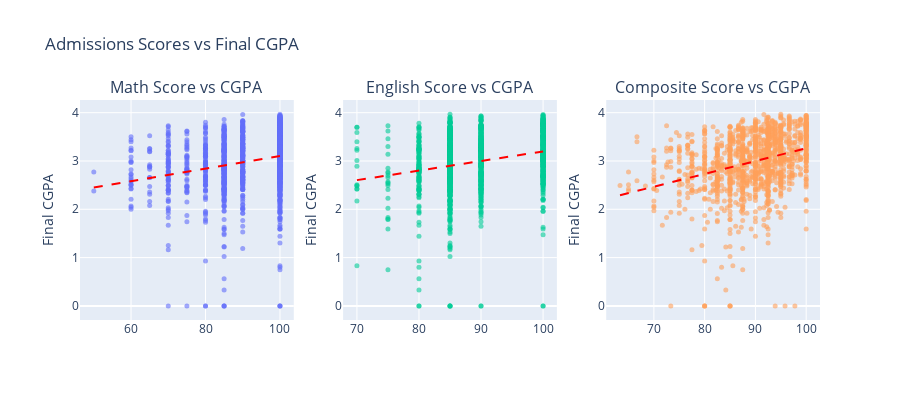
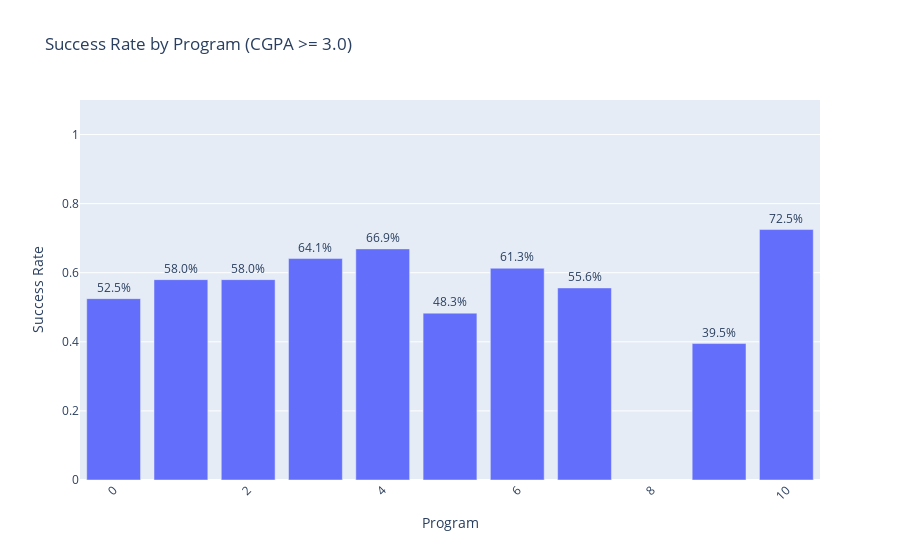
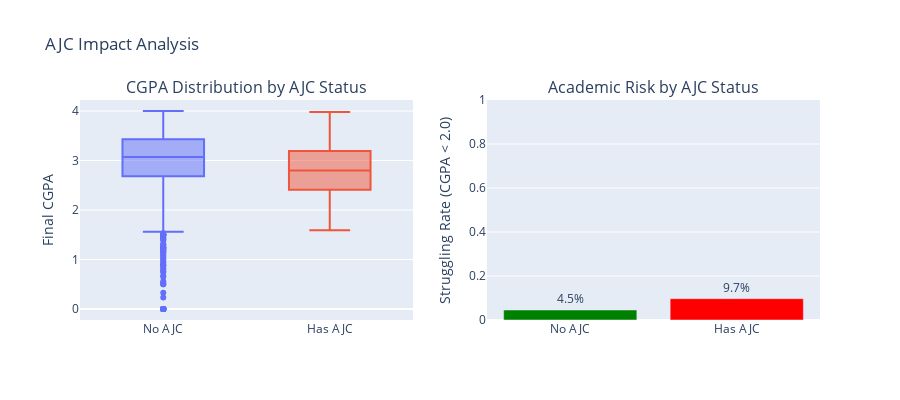

Notebook code for these charts, in order:
### Markdown cell above
### Questions 6-9: Additional Analyses

### Code cell
# Q6-9: Additional Analyses
print('\n============================================================')
print('Q6-9: Additional Analyses')
print('============================================================\n')

# ==================== Q6: Admissions Score Impact on Success ====================
print('Q6: Admissions Score Impact on Academic Success')
print('='*60)

# Analyze relationship between admissions scores and academic success
q6_data = student_summary[student_summary[['math_score', 'english_score', 'composite_score', 'final_cgpa']].notna().all(axis=1)].copy()

if len(q6_data) > 30:
    print(f'\nAnalyzing {len(q6_data)} students with complete admissions and academic data')
    
    # Correlation analysis
    from scipy.stats import pearsonr
    
    correlations = {}
    for score_type in ['math_score', 'english_score', 'composite_score']:
        corr, p_value = pearsonr(q6_data[score_type], q6_data['final_cgpa'])
        correlations[score_type] = {'correlation': corr, 'p_value': p_value}
        print(f'\n{score_type.replace("_", " ").title()} vs Final CGPA:')
        print(f'  Correlation: {corr:.3f}, p-value: {p_value:.4f}')
        if p_value < 0.05:
            print(f'  ✅ Significant correlation')
        else:
            print(f'  ❌ No significant correlation')
    
    # Visualization
    fig = make_subplots(rows=1, cols=3,
                       subplot_titles=('Math Score vs CGPA', 'English Score vs CGPA', 'Composite Score vs CGPA'))
    
    for idx, score_type in enumerate(['math_score', 'english_score', 'composite_score'], 1):
        fig.add_trace(
            go.Scatter(x=q6_data[score_type], y=q6_data['final_cgpa'],
                      mode='markers', name=score_type.replace('_', ' ').title(),
                      marker=dict(size=5, opacity=0.6)),
            row=1, col=idx
        )
        # Add trend line
        z = np.polyfit(q6_data[score_type], q6_data['final_cgpa'], 1)
        p = np.poly1d(z)
        x_trend = np.linspace(q6_data[score_type].min(), q6_data[score_type].max(), 100)
        fig.add_trace(
            go.Scatter(x=x_trend, y=p(x_trend), mode='lines',
                      name='Trend', line=dict(color='red', dash='dash')),
            row=1, col=idx
        )
    
    fig.update_layout(height=400, showlegend=False, title_text='Admissions Scores vs Final CGPA')
    fig.update_yaxes(title_text='Final CGPA')
    fig.show()
else:
    print('⚠️ Insufficient data for admissions score analysis')

# ==================== Q7: Program-Specific Success Patterns ====================
print('\n\nQ7: Program-Specific Success Patterns')
print('='*60)

q7_data = student_summary[student_summary['final_cgpa'].notna() & student_summary['final_major'].notna()].copy()

if len(q7_data) > 50:
    # Calculate success rate by program (CGPA >= 3.0)
    program_stats = q7_data.groupby('final_major').agg({
        'successful': 'mean',
        'final_cgpa': ['mean', 'std', 'count']
    }).round(3)
    
    program_stats.columns = ['Success_Rate', 'Mean_CGPA', 'Std_CGPA', 'Count']
    program_stats = program_stats[program_stats['Count'] >= 10]  # Filter programs with at least 10 students
    program_stats = program_stats.sort_values('Success_Rate', ascending=False)
    
    print(f'\nProgram Performance Summary (n={len(q7_data)} students):')
    print(program_stats)
    
    # Visualization
    fig = px.bar(program_stats.reset_index(), 
                 x='final_major', y='Success_Rate',
                 title='Success Rate by Program (CGPA >= 3.0)',
                 labels={'final_major': 'Program', 'Success_Rate': 'Success Rate'},
                 text='Success_Rate')
    fig.update_traces(texttemplate='%{text:.1%}', textposition='outside')
    fig.update_layout(xaxis_tickangle=-45, yaxis_range=[0, 1.1])
    fig.show()
else:
    print('⚠️ Insufficient data for program-specific analysis')

# ==================== Q8: Major Change Analysis ====================
print('\n\nQ8: Major Change Patterns and Impact')
print('='*60)

q8_data = student_summary[student_summary[['proposed_major', 'final_major', 'final_cgpa']].notna().all(axis=1)].copy()

if len(q8_data) > 30:
    # Calculate major change rate
    change_rate = q8_data['major_changed'].mean()
    print(f'\nAnalyzing {len(q8_data)} students')
    print(f'Major Change Rate: {change_rate:.1%}')
    
    # Compare performance between students who changed vs didn't change
    changed_cgpa = q8_data[q8_data['major_changed'] == 1]['final_cgpa']
    not_changed_cgpa = q8_data[q8_data['major_changed'] == 0]['final_cgpa']
    
    # Statistical comparison
    t_stat, p_value = ttest_ind(changed_cgpa, not_changed_cgpa)
    
    print(f'\nPerformance Comparison:')
    print(f'Changed Major - Mean CGPA: {changed_cgpa.mean():.3f}, Std: {changed_cgpa.std():.3f}, n={len(changed_cgpa)}')
    print(f'Did Not Change - Mean CGPA: {not_changed_cgpa.mean():.3f}, Std: {not_changed_cgpa.std():.3f}, n={len(not_changed_cgpa)}')
    print(f'\nT-test Results: t-statistic={t_stat:.3f}, p-value={p_value:.4f}')
    
    if p_value < 0.05:
        print('✅ Significant difference found between groups')
    else:
        print('❌ No significant difference between groups')
    
    # Visualization
    fig = make_subplots(rows=1, cols=2,
                       subplot_titles=('CGPA Distribution by Major Change Status', 'Major Change Rate'))
    
    # Box plot
    for status, label in [(0, 'No Change'), (1, 'Changed')]:
        status_data = q8_data[q8_data['major_changed'] == status]['final_cgpa']
        fig.add_trace(go.Box(y=status_data, name=label), row=1, col=1)
    
    # Pie chart for change rate
    fig.add_trace(go.Pie(labels=['No Change', 'Changed'], 
                        values=[len(not_changed_cgpa), len(changed_cgpa)],
                        hole=0.3),
                 row=1, col=2)
    
    fig.update_layout(height=400, title_text='Major Change Analysis')
    fig.show()
else:
    print('⚠️ Insufficient data for major change analysis')

# ==================== Q9: AJC Impact on Academic Performance ====================
print('\n\nQ9: AJC Impact on Academic Performance')
print('='*60)

q9_data = student_summary[student_summary['final_cgpa'].notna()].copy()

if len(q9_data) > 30:
    # Compare students with and without AJC cases
    ajc_students = q9_data[q9_data['has_ajc_case'] == 1]['final_cgpa']
    no_ajc_students = q9_data[q9_data['has_ajc_case'] == 0]['final_cgpa']
    
    print(f'\nAnalyzing {len(q9_data)} students')
    print(f'Students with AJC cases: {len(ajc_students)} ({len(ajc_students)/len(q9_data):.1%})')
    print(f'Students without AJC cases: {len(no_ajc_students)} ({len(no_ajc_students)/len(q9_data):.1%})')
    
    if len(ajc_students) > 5 and len(no_ajc_students) > 5:
        # Statistical comparison
        t_stat, p_value = ttest_ind(ajc_students, no_ajc_students)
        
        print(f'\nPerformance Statistics:')
        print(f'With AJC - Mean CGPA: {ajc_students.mean():.3f}, Std: {ajc_students.std():.3f}')
        print(f'Without AJC - Mean CGPA: {no_ajc_students.mean():.3f}, Std: {no_ajc_students.std():.3f}')
        print(f'\nT-test Results: t-statistic={t_stat:.3f}, p-value={p_value:.4f}')
        
        if p_value < 0.05:
            print('✅ Significant difference found - AJC cases impact academic performance')
        else:
            print('❌ No significant difference found')
        
        # Visualization
        fig = make_subplots(rows=1, cols=2,
                           subplot_titles=('CGPA Distribution by AJC Status', 'Academic Risk by AJC Status'))
        
        # Box plot
        for status, label in [(0, 'No AJC'), (1, 'Has AJC')]:
            status_data = q9_data[q9_data['has_ajc_case'] == status]['final_cgpa']
            fig.add_trace(go.Box(y=status_data, name=label), row=1, col=1)
        
        # Struggling rate bar chart
        struggling_by_ajc = q9_data.groupby('has_ajc_case')['struggling'].mean()
        fig.add_trace(go.Bar(x=['No AJC', 'Has AJC'], y=struggling_by_ajc.values,
                            text=struggling_by_ajc.values, texttemplate='%{text:.1%}',
                            marker=dict(color=['green', 'red'])),
                     row=1, col=2)
        
        fig.update_layout(height=400, showlegend=False, title_text='AJC Impact Analysis')
        fig.update_yaxes(title_text='Final CGPA', row=1, col=1)
        fig.update_yaxes(title_text='Struggling Rate (CGPA < 2.0)', row=1, col=2, range=[0, 1])
        fig.show()
    else:
        print('⚠️ Insufficient AJC cases for statistical comparison')
else:
    print('⚠️ Insufficient data for AJC impact analysis')

print('\n✅ Additional analyses (Q6-9) complete!')

### Figure 1 — Plotly figure (JSON) as saved in the notebook; plotly's stock layout.template omitted (floating-point values rounded to 4 significant figures; data arrays with more than 128 entries replaced by an {"elided": "..."} marker saying what was removed)
{"data": [{"marker": {"opacity": 0.6, "size": 5}, "mode": "markers", "name": "Math Score", "type": "scatter", "x": {"elided": "1364 float values"}, "xaxis": "x", "y": {"elided": "1364 float values"}, "yaxis": "y"}, {"line": {"color": "red", "dash": "dash"}, "mode": "lines", "name": "Trend", "type": "scatter", "x": [50.0, 50.51, 51.01, 51.52, 52.02, 52.53, 53.03, 53.54, 54.04, 54.55, 55.05, 55.56, 56.06, 56.57, 57.07, 57.58, 58.08, 58.59, 59.09, 59.6, 60.1, 60.61, 61.11, 61.62, 62.12, 62.63, 63.13, 63.64, 64.14, 64.65, 65.15, 65.66, 66.16, 66.67, 67.17, 67.68, 68.18, 68.69, 69.19, 69.7, 70.2, 70.71, 71.21, 71.72, 72.22, 72.73, 73.23, 73.74, 74.24, 74.75, 75.25, 75.76, 76.26, 76.77, 77.27, 77.78, 78.28, 78.79, 79.29, 79.8, 80.3, 80.81, 81.31, 81.82, 82.32, 82.83, 83.33, 83.84, 84.34, 84.85, 85.35, 85.86, 86.36, 86.87, 87.37, 87.88, 88.38, 88.89, 89.39, 89.9, 90.4, 90.91, 91.41, 91.92, 92.42, 92.93, 93.43, 93.94, 94.44, 94.95, 95.45, 95.96, 96.46, 96.97, 97.47, 97.98, 98.48, 98.99, 99.49, 100.0], "xaxis": "x", "y": [2.451, 2.457, 2.464, 2.471, 2.477, 2.484, 2.49, 2.497, 2.504, 2.51, 2.517, 2.523, 2.53, 2.537, 2.543, 2.55, 2.556, 2.563, 2.57, 2.576, 2.583, 2.589, 2.596, 2.602, 2.609, 2.616, 2.622, 2.629, 2.635, 2.642, 2.649, 2.655, 2.662, 2.668, 2.675, 2.682, 2.688, 2.695, 2.701, 2.708, 2.714, 2.721, 2.728, 2.734, 2.741, 2.747, 2.754, 2.761, 2.767, 2.774, 2.78, 2.787, 2.794, 2.8, 2.807, 2.813, 2.82, 2.827, 2.833, 2.84, 2.846, 2.853, 2.859, 2.866, 2.873, 2.879, 2.886, 2.892, 2.899, 2.906, 2.912, 2.919, 2.925, 2.932, 2.939, 2.945, 2.952, 2.958, 2.965, 2.971, 2.978, 2.985, 2.991, 2.998, 3.004, 3.011, 3.018, 3.024, 3.031, 3.037, 3.044, 3.051, 3.057, 3.064, 3.07, 3.077, 3.084, 3.09, 3.097, 3.103], "yaxis": "y"}, {"marker": {"opacity": 0.6, "size": 5}, "mode": "markers", "name": "English Score", "type": "scatter", "x": {"elided": "1364 float values"}, "xaxis": "x2", "y": {"elided": "1364 float values"}, "yaxis": "y2"}, {"line": {"color": "red", "dash": "dash"}, "mode": "lines", "name": "Trend", "type": "scatter", "x": [70.0, 70.3, 70.61, 70.91, 71.21, 71.52, 71.82, 72.12, 72.42, 72.73, 73.03, 73.33, 73.64, 73.94, 74.24, 74.55, 74.85, 75.15, 75.45, 75.76, 76.06, 76.36, 76.67, 76.97, 77.27, 77.58, 77.88, 78.18, 78.48, 78.79, 79.09, 79.39, 79.7, 80.0, 80.3, 80.61, 80.91, 81.21, 81.52, 81.82, 82.12, 82.42, 82.73, 83.03, 83.33, 83.64, 83.94, 84.24, 84.55, 84.85, 85.15, 85.45, 85.76, 86.06, 86.36, 86.67, 86.97, 87.27, 87.58, 87.88, 88.18, 88.48, 88.79, 89.09, 89.39, 89.7, 90.0, 90.3, 90.61, 90.91, 91.21, 91.52, 91.82, 92.12, 92.42, 92.73, 93.03, 93.33, 93.64, 93.94, 94.24, 94.55, 94.85, 95.15, 95.45, 95.76, 96.06, 96.36, 96.67, 96.97, 97.27, 97.58, 97.88, 98.18, 98.48, 98.79, 99.09, 99.39, 99.7, 100.0], "xaxis": "x2", "y": [2.603, 2.609, 2.615, 2.621, 2.627, 2.633, 2.639, 2.645, 2.651, 2.657, 2.663, 2.669, 2.675, 2.681, 2.687, 2.693, 2.699, 2.705, 2.711, 2.717, 2.723, 2.729, 2.735, 2.741, 2.747, 2.753, 2.759, 2.765, 2.771, 2.777, 2.783, 2.789, 2.795, 2.801, 2.807, 2.813, 2.819, 2.825, 2.831, 2.837, 2.843, 2.849, 2.855, 2.861, 2.867, 2.873, 2.879, 2.885, 2.891, 2.897, 2.903, 2.909, 2.915, 2.921, 2.927, 2.933, 2.939, 2.945, 2.951, 2.957, 2.963, 2.969, 2.975, 2.981, 2.987, 2.993, 2.999, 3.005, 3.011, 3.017, 3.023, 3.029, 3.035, 3.041, 3.047, 3.053, 3.059, 3.065, 3.071, 3.077, 3.083, 3.089, 3.095, 3.101, 3.107, 3.113, 3.119, 3.125, 3.131, 3.137, 3.143, 3.149, 3.155, 3.161, 3.167, 3.173, 3.179, 3.185, 3.191, 3.197], "yaxis": "y2"}, {"marker": {"opacity": 0.6, "size": 5}, "mode": "markers", "name": "Composite Score", "type": "scatter", "x": {"elided": "1364 float values"}, "xaxis": "x3", "y": {"elided": "1364 float values"}, "yaxis": "y3"}, {"line": {"color": "red", "dash": "dash"}, "mode": "lines", "name": "Trend", "type": "scatter", "x": [63.33, 63.7, 64.07, 64.44, 64.81, 65.19, 65.56, 65.93, 66.3, 66.67, 67.04, 67.41, 67.78, 68.15, 68.52, 68.89, 69.26, 69.63, 70.0, 70.37, 70.74, 71.11, 71.48, 71.85, 72.22, 72.59, 72.96, 73.33, 73.7, 74.07, 74.44, 74.81, 75.19, 75.56, 75.93, 76.3, 76.67, 77.04, 77.41, 77.78, 78.15, 78.52, 78.89, 79.26, 79.63, 80.0, 80.37, 80.74, 81.11, 81.48, 81.85, 82.22, 82.59, 82.96, 83.33, 83.7, 84.07, 84.44, 84.81, 85.19, 85.56, 85.93, 86.3, 86.67, 87.04, 87.41, 87.78, 88.15, 88.52, 88.89, 89.26, 89.63, 90.0, 90.37, 90.74, 91.11, 91.48, 91.85, 92.22, 92.59, 92.96, 93.33, 93.7, 94.07, 94.44, 94.81, 95.19, 95.56, 95.93, 96.3, 96.67, 97.04, 97.41, 97.78, 98.15, 98.52, 98.89, 99.26, 99.63, 100.0], "xaxis": "x3", "y": [2.291, 2.301, 2.311, 2.32, 2.33, 2.34, 2.35, 2.36, 2.369, 2.379, 2.389, 2.399, 2.409, 2.419, 2.428, 2.438, 2.448, 2.458, 2.468, 2.477, 2.487, 2.497, 2.507, 2.517, 2.527, 2.536, 2.546, 2.556, 2.566, 2.576, 2.585, 2.595, 2.605, 2.615, 2.625, 2.635, 2.644, 2.654, 2.664, 2.674, 2.684, 2.693, 2.703, 2.713, 2.723, 2.733, 2.743, 2.752, 2.762, 2.772, 2.782, 2.792, 2.801, 2.811, 2.821, 2.831, 2.841, 2.851, 2.86, 2.87, 2.88, 2.89, 2.9, 2.909, 2.919, 2.929, 2.939, 2.949, 2.959, 2.968, 2.978, 2.988, 2.998, 3.008, 3.017, 3.027, 3.037, 3.047, 3.057, 3.067, 3.076, 3.086, 3.096, 3.106, 3.116, 3.126, 3.135, 3.145, 3.155, 3.165, 3.175, 3.184, 3.194, 3.204, 3.214, 3.224, 3.234, 3.243, 3.253, 3.263], "yaxis": "y3"}], "layout": {"annotations": [{"font": {"size": 16}, "showarrow": false, "text": "Math Score vs CGPA", "x": 0.1444, "xanchor": "center", "xref": "paper", "y": 1, "yanchor": "bottom", "yref": "paper"}, {"font": {"size": 16}, "showarrow": false, "text": "English Score vs CGPA", "x": 0.5, "xanchor": "center", "xref": "paper", "y": 1, "yanchor": "bottom", "yref": "paper"}, {"font": {"size": 16}, "showarrow": false, "text": "Composite Score vs CGPA", "x": 0.8556, "xanchor": "center", "xref": "paper", "y": 1, "yanchor": "bottom", "yref": "paper"}], "height": 400, "showlegend": false, "title": {"text": "Admissions Scores vs Final CGPA"}, "xaxis": {"anchor": "y", "domain": [0, 0.2889]}, "xaxis2": {"anchor": "y2", "domain": [0.3556, 0.6444]}, "xaxis3": {"anchor": "y3", "domain": [0.7111, 1]}, "yaxis": {"anchor": "x", "domain": [0, 1], "title": {"text": "Final CGPA"}}, "yaxis2": {"anchor": "x2", "domain": [0, 1], "title": {"text": "Final CGPA"}}, "yaxis3": {"anchor": "x3", "domain": [0, 1], "title": {"text": "Final CGPA"}}}}

### Figure 2 — Plotly figure (JSON) as saved in the notebook; plotly's stock layout.template omitted (floating-point values rounded to 4 significant figures)
{"data": [{"hovertemplate": "Program=%{x}<br>Success Rate=%{text}<extra></extra>", "legendgroup": "", "marker": {"color": "#636efa", "pattern": {"shape": ""}}, "name": "", "orientation": "v", "showlegend": false, "text": [0.725, 0.669, 0.641, 0.613, 0.58, 0.58, 0.556, 0.525, 0.483, 0.395], "textposition": "outside", "texttemplate": "%{text:.1%}", "type": "bar", "x": [10, 4, 3, 6, 1, 2, 7, 0, 5, 9], "xaxis": "x", "y": [0.725, 0.669, 0.641, 0.613, 0.58, 0.58, 0.556, 0.525, 0.483, 0.395], "yaxis": "y"}], "layout": {"barmode": "relative", "legend": {"tracegroupgap": 0}, "title": {"text": "Success Rate by Program (CGPA >= 3.0)"}, "xaxis": {"anchor": "y", "domain": [0, 1], "tickangle": -45, "title": {"text": "Program"}}, "yaxis": {"anchor": "x", "domain": [0, 1], "range": [0, 1.1], "title": {"text": "Success Rate"}}}}

### Figure 3 — Plotly figure (JSON) as saved in the notebook; plotly's stock layout.template omitted (floating-point values rounded to 4 significant figures; data arrays with more than 128 entries replaced by an {"elided": "..."} marker saying what was removed)
{"data": [{"name": "No AJC", "type": "box", "xaxis": "x", "y": {"elided": "3584 float values"}, "yaxis": "y"}, {"name": "Has AJC", "type": "box", "xaxis": "x", "y": {"elided": "134 float values"}, "yaxis": "y"}, {"marker": {"color": ["green", "red"]}, "text": [0.04548, 0.09701], "texttemplate": "%{text:.1%}", "type": "bar", "x": ["No AJC", "Has AJC"], "xaxis": "x2", "y": [0.04548, 0.09701], "yaxis": "y2"}], "layout": {"annotations": [{"font": {"size": 16}, "showarrow": false, "text": "CGPA Distribution by AJC Status", "x": 0.225, "xanchor": "center", "xref": "paper", "y": 1, "yanchor": "bottom", "yref": "paper"}, {"font": {"size": 16}, "showarrow": false, "text": "Academic Risk by AJC Status", "x": 0.775, "xanchor": "center", "xref": "paper", "y": 1, "yanchor": "bottom", "yref": "paper"}], "height": 400, "showlegend": false, "title": {"text": "AJC Impact Analysis"}, "xaxis": {"anchor": "y", "domain": [0, 0.45]}, "xaxis2": {"anchor": "y2", "domain": [0.55, 1]}, "yaxis": {"anchor": "x", "domain": [0, 1], "title": {"text": "Final CGPA"}}, "yaxis2": {"anchor": "x2", "domain": [0, 1], "range": [0, 1], "title": {"text": "Struggling Rate (CGPA < 2.0)"}}}}
